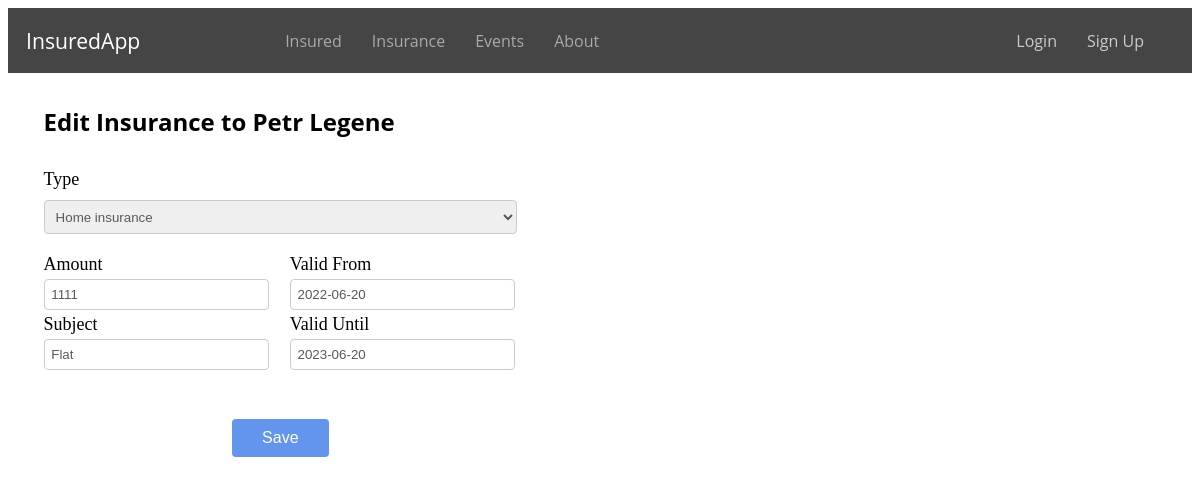
/edit_insurance/24/, run on an earlier commit of the app's database.
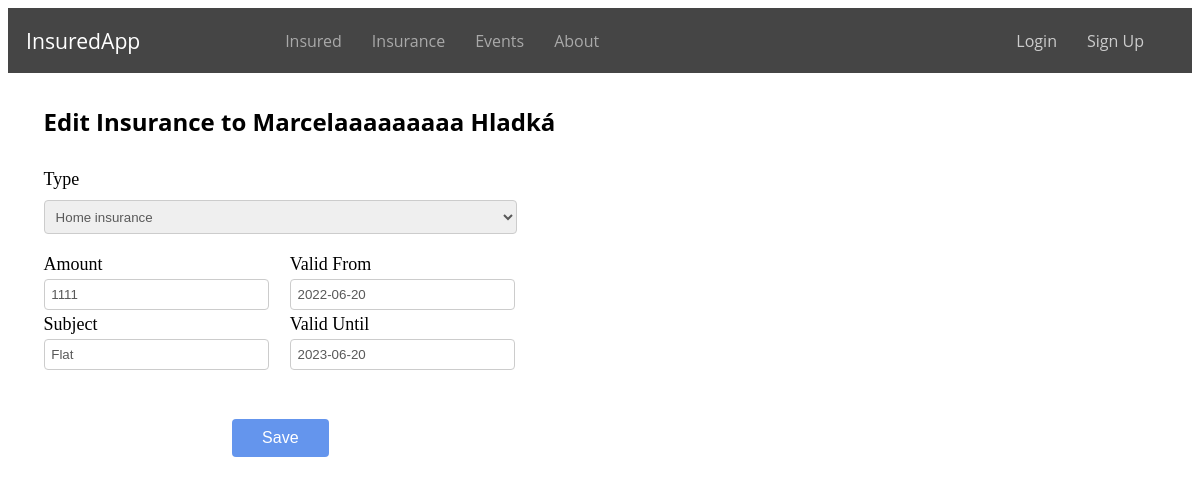
And on a later commit of the database.
### evidence/models.py (models this page shows, shortened)
class Insured(models.Model):
    user = models.ForeignKey(User, on_delete=models.CASCADE, related_name='insured', null=True, blank=True)
    first_name = models.CharField(max_length=100)
    profile_photo = models.ImageField(upload_to='profile_photos', blank=True, null=True)
    last_name = models.CharField(max_length=100)
    email = models.EmailField()
    role = models.CharField(max_length=20, choices=RoleEnum.choices(), null=True)
    street = models.CharField(max_length=100)
    city = models.CharField(max_length=64)
    zipcode = models.CharField(max_length=16)
    phone = models.CharField(max_length=16)
    is_policyholder = models.BooleanField(default=False)
    class Meta:
        ordering = ['id']

### evidence/views.py (the view)
# urls.py: path('edit_insurance/<int:insurance_id>/', views.edit_insurance, name='edit_insurance'),
def edit_insurance(request, insurance_id):
    insurance = get_object_or_404(Insurance, id=insurance_id)
    insured = insurance.insurance.first()
    if request.method == 'POST':
        form = InsuranceForm(request.POST, instance=insurance)
        if form.is_valid():
            form.save()
            return redirect('insured_detail', insured_id=insurance.insurance.first().id)
    else:
        form = InsuranceForm(instance=insurance)
    context = {
        'form': form,
        'insurance': insurance,
        'insured': insured,
    }
    return render(request, 'edit_insurance.html', context)

### evidence/forms.py
class InsuranceForm(forms.ModelForm):
    class Meta:
        model = Insurance
        fields = ['type', 'subject', 'amount', 'valid_from', 'valid_until']

### evidence/templates/edit_insurance.html (shortened to what this page needs)
{% extends 'base.html' %}
{% block content %}
    <h2 class="add-insurance-h">Edit Insurance to {{ insured.first_name }} {{ insured.last_name }}</h2>
    <form method="POST" class="add-insurance-form">
        <div class="form-row-add-insurance-type">
            <label>Type</label>
            {{ form.type }}
        </div>
        <div class="form-row-add-insurance">
            <div class="form-column-add-insurance">
                <label>Amount</label>
                {{ form.amount }}
            </div>
            <div class="form-column-add-insurance">
                <label>Subject</label>
                {{ form.subject }}
            </div>
        </div>
        <div class="form-row-add-insurance">
            <div class="form-column-add-insurance">
                <label>Valid From</label>
                {{ form.valid_from }}
            </div>
            <div class="form-column-add-insurance">
                <label>Valid Until</label>
                {{ form.valid_until }}
            </div>
        </div>
        <div class="add-insurance-button">
            <button type="submit" class="submit-button">Save</button>
        </div>
    </form>
{% endblock %}

What changed in the data, as far as the page shows it:
no longer on this page (row unchanged): Insured: first_name "Petr", last_name "Legene"
now on this page (row edited): Insured: first_name "Marcelaaaaaaaaa", last_name "Hladká"
